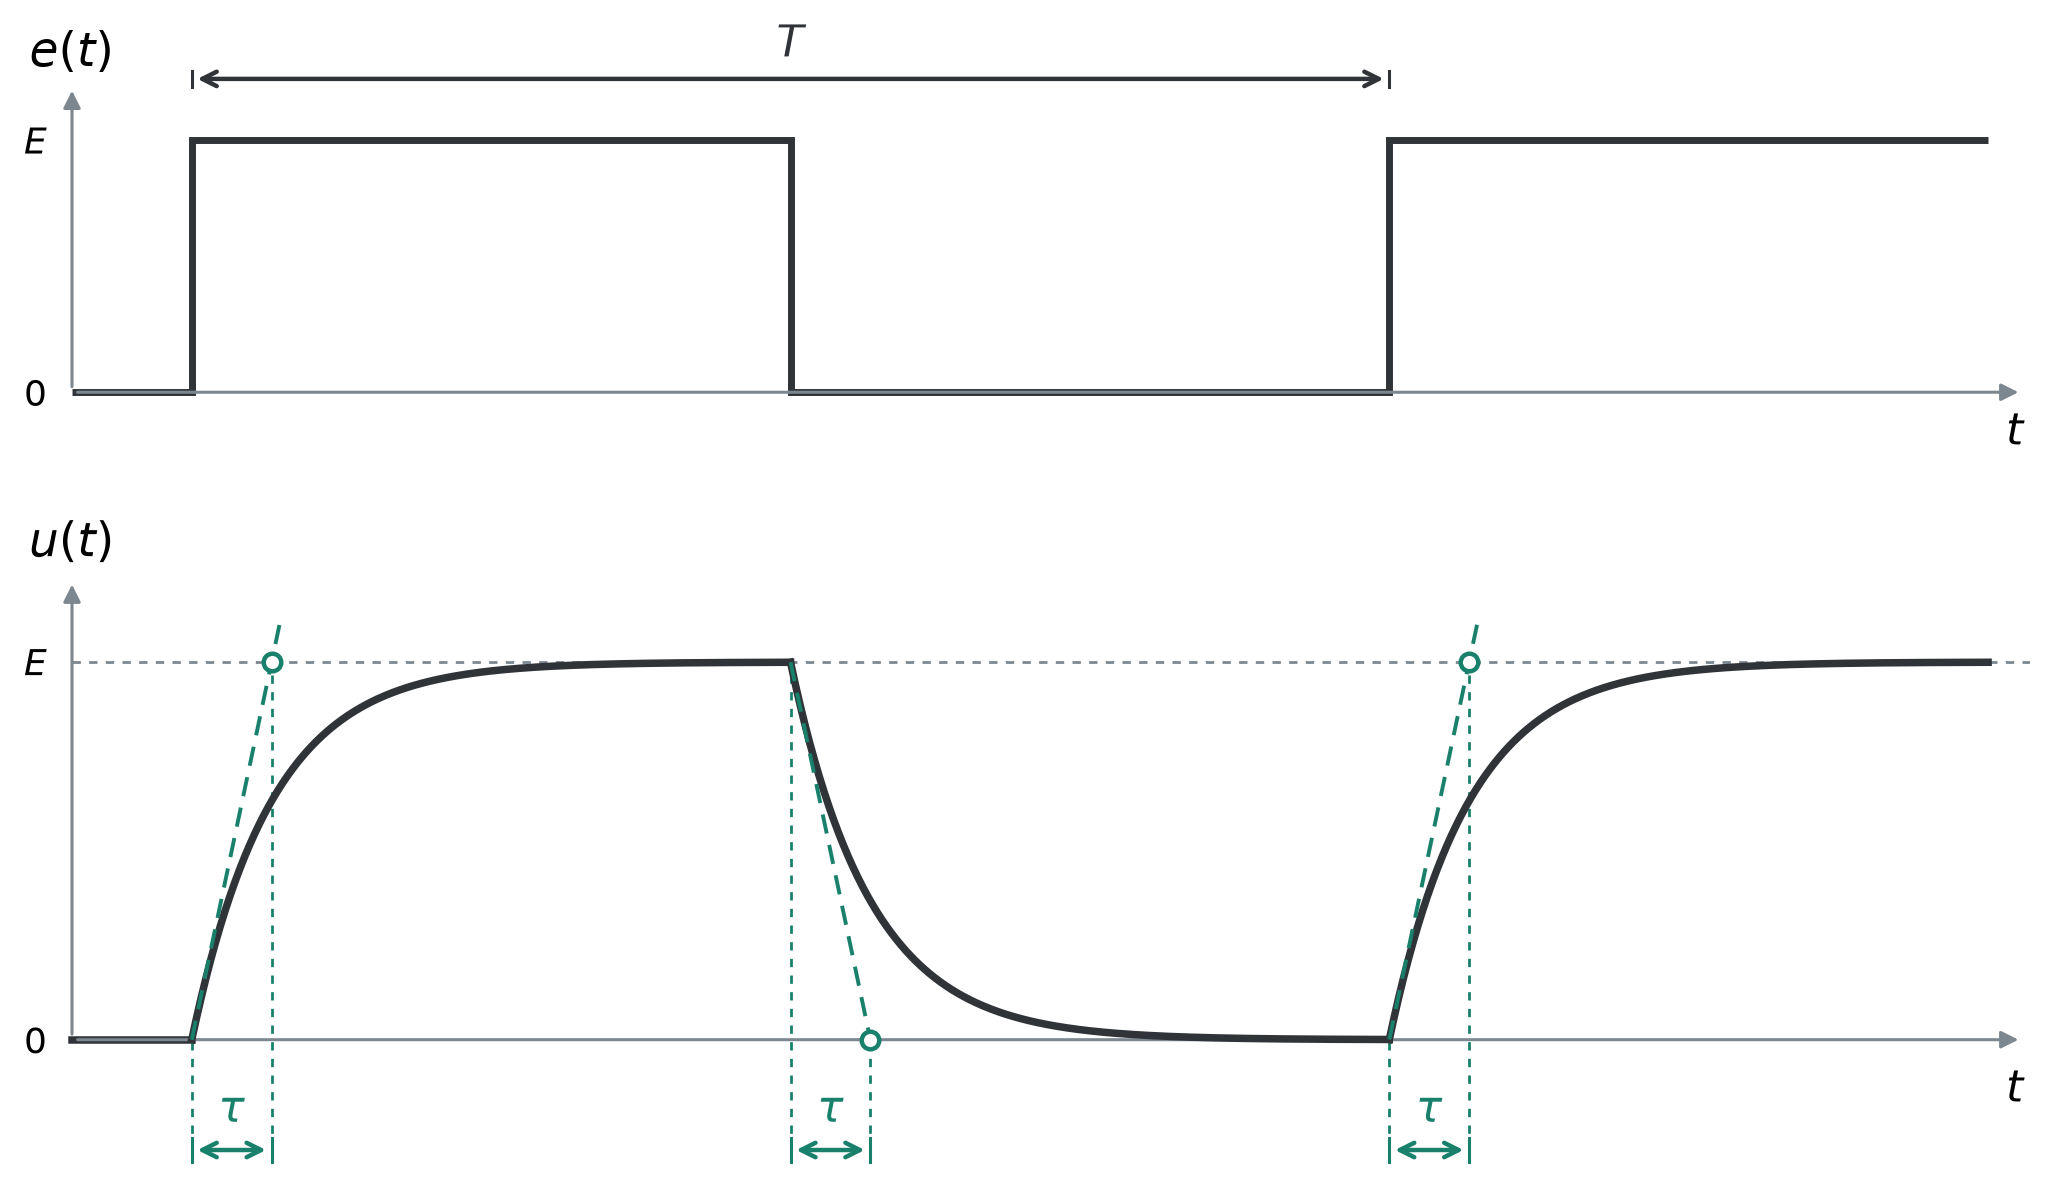

This chart was generated by the following Python code:
"""Générateur en créneaux et réponse RC : période T et constante de temps tau.

Exécution : python RCmes_charge_cond.py (NumPy et Matplotlib requis).
Les figures SVG et PNG sont enregistrées à côté de ce script.
"""
from pathlib import Path
import os

os.environ.setdefault('MPLCONFIGDIR', '/tmp/matplotlib-rcmes')
import numpy as np
import matplotlib
matplotlib.use('Agg')
import matplotlib.pyplot as plt

# Paramètres modifiables ; le condensateur est initialement déchargé.
E = 1.0
tau = 1.0
T = 15.0 * tau                 # Période complète ; chaque palier dure T/2.
half_period = T / 2
end = 1.5 * T                 # Trois phases complètes de 7,5 tau chacune.
out = Path(__file__).resolve().parent

plt.rcParams.update({'font.family': 'DejaVu Sans', 'font.size': 13})
fig, (ax_e, ax_u) = plt.subplots(2, 1, figsize=(11, 6.2),
                                gridspec_kw={'height_ratios': [1, 1.5]})
fig.subplots_adjust(left=.075, right=.965, top=.93, bottom=.15, hspace=.42)
signal_color, tangent_color, axis_color = '#303438', '#19816b', '#7d8790'


def dimension(ax, a, b, height, label, color):
    """Flèche de durée : abscisses en temps, hauteur relative au graphique."""
    trans = ax.get_xaxis_transform()
    ax.annotate('', xy=(a, height), xytext=(b, height), xycoords=trans,
                arrowprops=dict(arrowstyle='<->', color=color, lw=1.6),
                annotation_clip=False)
    for x in (a, b):
        ax.plot([x, x], [height-.025, height+.025], transform=trans,
                color=color, lw=1.1, clip_on=False)
    ax.text((a+b)/2, height+.035, label, transform=trans,
            ha='center', va='bottom', color=color, fontsize=16)


for ax, label in ((ax_e, r'$e(t)$'), (ax_u, r'$u(t)$')):
    ax.set_xlim(-.1*T, end+.035*T)
    ax.set_ylim(0, 1.27*E)
    ax.set_xticks([])
    ax.set_yticks([0, E], ['0', r'$E$'])
    ax.tick_params(axis='y', length=0, pad=9)
    ax.spines[:].set_visible(False)
    ax.annotate('', xy=(end+.03*T, 0), xytext=(-.1*T, 0),
                arrowprops=dict(arrowstyle='-|>', color=axis_color, lw=1.1),
                annotation_clip=False)
    ax.annotate('', xy=(-.1*T, 1.22*E), xytext=(-.1*T, 0),
                arrowprops=dict(arrowstyle='-|>', color=axis_color, lw=1.1),
                annotation_clip=False)
    ax.text(-.1*T, 1.25*E, label, ha='center', va='bottom', fontsize=17)
    ax.text(end+.03*T, -.06, r'$t$', transform=ax.get_xaxis_transform(),
            ha='right', va='top', fontsize=16)

# Créneaux : les fronts montants sont espacés de T, et non de T/2.
ax_e.plot([-.1*T, 0, 0, half_period, half_period, T, T, end],
          [0, 0, E, E, 0, 0, E, E], color=signal_color, lw=2.5,
          solid_joinstyle='miter', solid_capstyle='butt', clip_on=False)
dimension(ax_e, 0, T, .98, r'$T$', signal_color)

# Solution exacte par morceaux de tau du/dt + u = e(t).
# La tension reste continue aux commutations, sans forcer u à atteindre E ou 0.
ax_u.plot([-.1*T, 0], [0, 0], color=signal_color, lw=2.7, clip_on=False)
u_start = 0.0
phases = []
for n, start in enumerate(np.arange(0, end, half_period)):
    stop = min(start + half_period, end)
    target = E if n % 2 == 0 else 0.0
    phases.append((start, u_start, target))
    t = np.linspace(start, stop, 500)
    u = target + (u_start - target) * np.exp(-(t-start)/tau)
    ax_u.plot(t, u, color=signal_color, lw=2.7, zorder=4, clip_on=False)
    u_start = u[-1]

# Asymptote u = E sur toute la largeur du tracé.
ax_u.axhline(E, color=axis_color, lw=1, ls=(0, (3, 3)), zorder=1)

# À chaque commutation, la tangente rejoint le niveau cible après tau,
# même si le condensateur n'a pas tout à fait atteint le palier précédent.
row = -.23
for start, initial, target in phases:
    duration = 1.12*tau if target == E else tau
    tangent_end = initial + (target-initial)*duration/tau
    ax_u.plot([start, start+duration], [initial, tangent_end],
              color=tangent_color, lw=1.4, ls=(0, (5, 3)), zorder=5)
    ax_u.scatter([start+tau], [target], s=40, facecolors='white',
                 edgecolors=tangent_color, linewidths=1.6,
                 zorder=6, clip_on=False)
    for x, y in ((start, initial), (start+tau, target)):
        ax_u.plot([x, x], [row, y/(1.27*E)],
                  transform=ax_u.get_xaxis_transform(), color=tangent_color,
                  lw=1, ls=(0, (3, 3)), clip_on=False)
    dimension(ax_u, start, start+tau, row, r'$\tau$', tangent_color)

for ext in ('svg', 'png'):
    fig.savefig(out / f'{Path(__file__).stem}.{ext}', dpi=200,
                bbox_inches='tight', pad_inches=.12, facecolor='white')
plt.close(fig)
